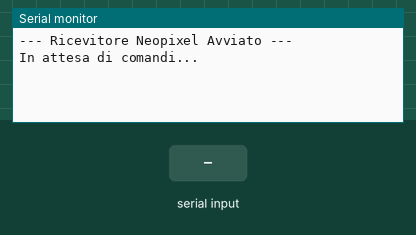
Simulated run of this sketch. Board: Arduino Uno, built with avr-gcc and run on an emulated ATmega328P. Shown: the last lines printed to the serial monitor. The inputs (shaded band) are chosen by the test bench.

Above: at 1.2 s.
1.3 s: "1\n" received over the second serial link
At 2.3 s:
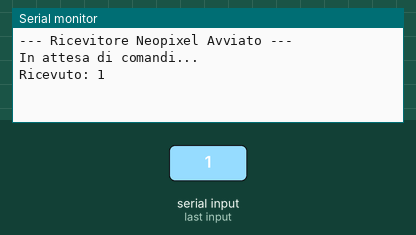
2.8 s: "0\n" received over the second serial link
At 3.4 s:
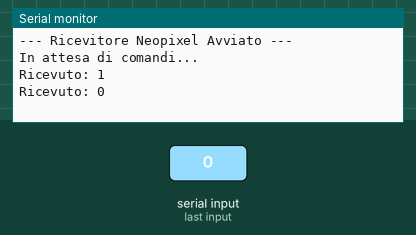
4.3 s: "2\n" received over the second serial link
At 5.8 s:
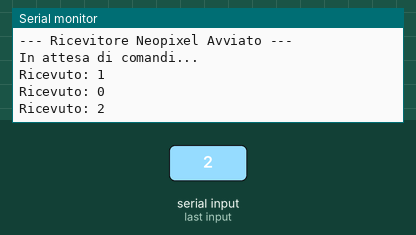

The sketch:

slave-passtrogtSerial.ino
```cpp
#include <SoftwareSerial.h>

// Imposta i pin per la ricezione:
// RX = Pin 10 (Da collegare al TX dell'altro Arduino, il pin 7)
// TX = Pin 11 (Da collegare all'RX dell'altro Arduino, il pin 6)
SoftwareSerial swSerial(10, 11);

void setup() {
  // Inizializza la seriale hardware (quella collegata al PC)
  Serial.begin(57600);

  // Inizializza la seriale software (quella collegata al primo Arduino)
  swSerial.begin(57600);

  Serial.println("--- Ricevitore Neopixel Avviato ---");
  Serial.println("In attesa di comandi...");
}

void loop() {
  // Controlla se ci sono dati in arrivo dal primo Arduino
  if (swSerial.available()) {

    // Legge l'intera riga fino al carattere di "a capo" (\n)
    String comando = swSerial.readStringUntil('\n');

    // Pulisce la stringa da eventuali spazi vuoti o ritorni a capo extra (\r)
    comando.trim();

    // Se la stringa non è vuota, la stampa sul Monitor Seriale
    if (comando.length() > 0) {
      Serial.print("Ricevuto: ");
      Serial.println(comando);
    }
  }
}
```

Measured:
- after the input at 1.3 s, the serial monitor: prints a new line at once (image 1)
- after the input at 2.8 s, the serial monitor: prints a new line at once (image 2)
- after the input at 4.3 s, the serial monitor: prints a new line at once (image 3)
